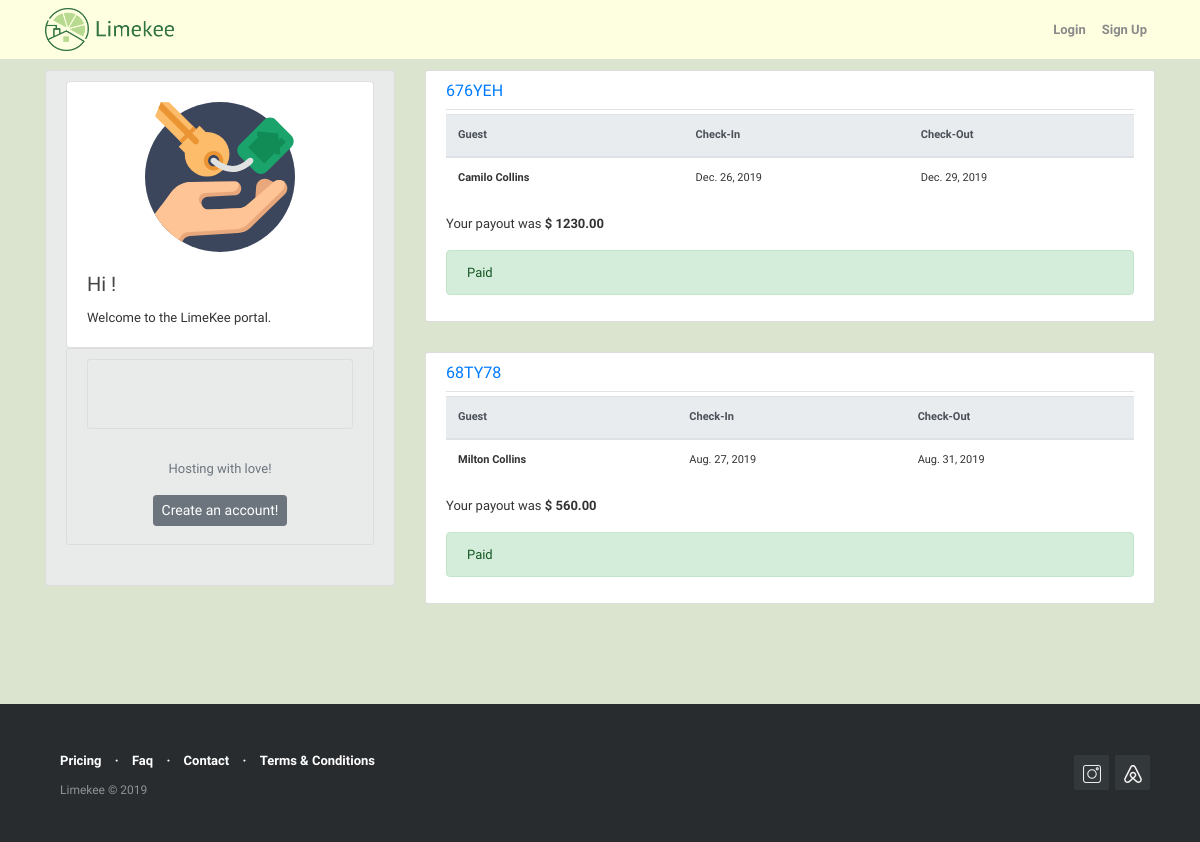
Page /reservation/user/Adriana on the earlier database version.
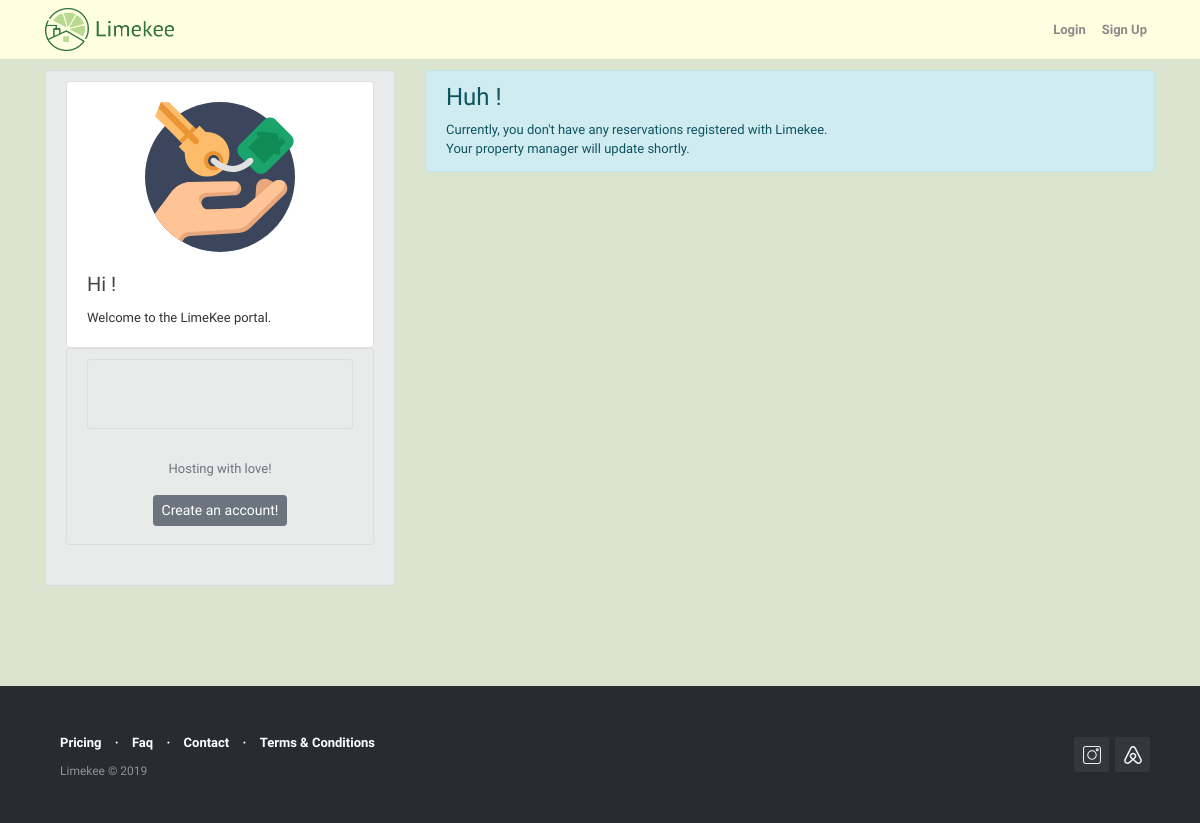
Same page on the later database version.
### reservations/models.py (models this page shows, shortened)
class Reservations(models.Model):
    confirmation_code = models.CharField(max_length=12, primary_key=True)
    host = models.ForeignKey(User, on_delete=models.CASCADE)
    guest = models.CharField(max_length=120)
    check_in = models.DateField(default=date.today)
    check_out = models.DateField(default=date.today)
    price = models.DecimalField(decimal_places=2, max_digits=1000)
    limekee_fee = models.DecimalField(decimal_places=2, max_digits=1000, blank=True, null=False, default=0)
    cleaning_fee = models.DecimalField (decimal_places=2, max_digits=1000, blank=True, null=False, default=0)
    extra_fee = models.DecimalField (decimal_places=2, max_digits=1000, blank=True, null=False, default=0)
    total_due = models.DecimalField( decimal_places=2, max_digits=1000, default=0)
    notes = models.TextField(blank=True,null=False)
    paid = models.BooleanField(default=False)
    @property
    def total_due(self):
        return (self.limekee_fee + self.cleaning_fee + self.extra_fee)
    class Meta:
        permissions = [
            ("create_reservation", "Can create new reservation"),
        ]

### reservations/views.py (the view)
# urls.py: path('user/<str:username>', UserReservationListView.as_view(), name='user-reservations'),
class UserReservationListView(ListView):
    model = Reservations
    template_name = 'reservations/reservations_list.html'
    context_object_name = 'reservations'
    paginate_by = 4
    def get_queryset(self):
        self.user = get_object_or_404(User, username = self.kwargs.get('username'))
        return Reservations.objects.filter(host=self.user).order_by('-check_in')

### reservations/templates/reservations/reservations_list.html (shortened to what this page needs)
{% extends "blog/base.html" %}
{% block content %}
  {% if reservations %}
      {% for reservation in reservations %}
        <article class="media content-section">
            <div class="media-body">
                <div class="article-metadata">
                  <h6 class="article-title"> <a class="mr-2" href="{% url 'reservation-detail' reservation.pk %}">  {{ reservation.confirmation_code }}</a></h6>
                </div>
                <div class="table-responsive" style="font-size:11px">
                <table class="table table-hover">
                    <thead class="thead-light">
                        <tr>
                            <th scope="col">Guest</th>
                            <th scope="col">Check-In</th>
                            <th scope="col">Check-Out</th>
                        </tr>
                    </thead>
                    <tbody>
                        <tr>
                            <th scope="row">{{ reservation.guest }}</th>
                            <td>{{ reservation.check_in }}</td>
                            <td>{{ reservation.check_out }}</td>
                       </tr>
                   </tbody>
               </table>
               </div>
               <p class="article-content">  Your payout was <strong>$ {{ reservation.price }}</strong></p>
               {% if reservation.paid  %}
               <div class="alert alert-success" role="alert">
                  Paid
               </div>
               {% endif %}
            </div>
        </article>
      {% endfor %}
  {% else %}
    <div class="alert alert-info" role="alert"> <h4 class="alert-heading">Huh ! </h4>Currently, you don't have any reservations registered with Limekee. <br> Your property manager will update shortly.</div>
  {% endif %}
{% endblock content %}

Differences in the rows shown:
removed Reservations: confirmation_code "676YEH", guest "Camilo Collins", check_in "Dec. 26, 2019", check_out "Dec. 29, 2019", price "1230.00", paid "Paid"
removed Reservations: confirmation_code "68TY78", guest "Milton Collins", check_in "Aug. 27, 2019", check_out "Aug. 31, 2019", price "560.00", paid "Paid"
Other differences:
text now shown: "Huh ! Currently, you don't have any reservations registered with Limekee. Your property manager will update shortly."
